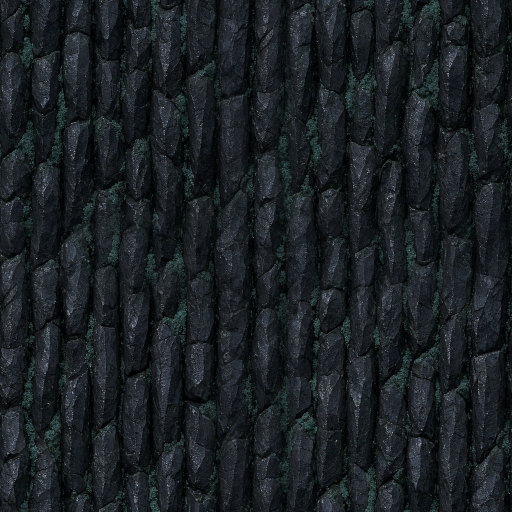
#> input picture game/ossaryn-fp/assets/tex/basalt.jpg, 1024 x 1024 px, found by its file name (shown at 1/2 size); its folder holds 7 pictures in this run
$ python prep_assets.py
#> lines starting #> are read from the running program, lines starting #| are printed output that depends on the picture
# Prepares FP slice assets from the raw generated images in /workspace/fpsrc (copied from the store).
# - textures: make seamless (half-offset + cross-blend of a mirrored seam band), derive normal + roughness maps from luminance
# - sprites: key out magenta with matte unmixing + despill, crop, emissive mask for the Drowned's face
import numpy as np, sys, os
from PIL import Image, ImageFilter
SRC = '/workspace/fpsrc/'; OUT = os.path.join(os.path.dirname(__file__), '..', 'assets') + '/'

def seamless(a, band=0.18, ax='xy'):
    h, w, _ = a.shape
    s = np.roll(np.roll(a, w // 2 if 'x' in ax else 0, 1), h // 2 if 'y' in ax else 0, 0)       # seams now in the middle cross
    base = a                                              # original: seams at the borders
    # weight: 1 near the image centre (use rolled, which is seam-free at the borders) ... blend so that borders come from 'base'
    # Classic trick: out = base * wb + s * (1-wb) where wb is 0 at the centre cross of 's' and 1 elsewhere -> no: we want seam-free borders.
    yy, xx = np.mgrid[0:h, 0:w]
    dx = np.abs(xx - w / 2) / (w / 2); dy = np.abs(yy - h / 2) / (h / 2)   # 0 centre .. 1 border
    # 's' has its seam on the centre cross; 'base' has its seam on the borders.
    # use 's' near the borders (seam-free there) and 'base' near the cross lines (seam-free there)
    cx = np.abs(xx - w / 2) < w * band / 2; cy = np.abs(yy - h / 2) < h * band / 2
    m = np.zeros((h, w), np.float32)
    if 'x' in ax: m = np.maximum(m, np.clip(1 - np.abs(xx - w / 2) / (w * band / 2), 0, 1))
    if 'y' in ax: m = np.maximum(m, np.clip(1 - np.abs(yy - h / 2) / (h * band / 2), 0, 1))
    m = m[..., None] ** 0.7
    return s * (1 - m) + base * m

def tex(name, src, size=1024, nstrength=2.5, rough=(0.55, 0.95), seam=True, ax='xy'):
#> called with name = 'basalt', src = 'basalt.jpg', size = 1024, nstrength = 3, rough = (0.5, 0.92), seam = True, ax = 'xy'
    im = Image.open(SRC + src).convert('RGB').resize((size, size), Image.LANCZOS)
#> im is the input picture: PIL image 1024x1024 RGB; mean R, G, B 27, 32.3, 35.9
    a = np.array(im).astype(np.float32)
    if seam: a = seamless(a, ax=ax)
    Image.fromarray(np.clip(a, 0, 255).astype(np.uint8)).save(OUT + f'tex/{name}.jpg', quality=88)
    L = (a @ np.array([0.299, 0.587, 0.114])) / 255.0
    Lb = np.array(Image.fromarray((L * 255).astype(np.uint8)).filter(ImageFilter.GaussianBlur(1.2))).astype(np.float32) / 255
    gx = (np.roll(Lb, -1, 1) - np.roll(Lb, 1, 1)) * nstrength * size / 256
    gy = (np.roll(Lb, -1, 0) - np.roll(Lb, 1, 0)) * nstrength * size / 256
    n = np.dstack([-gx, gy, np.ones_like(gx)]); n /= np.linalg.norm(n, axis=2, keepdims=True)
    Image.fromarray(((n * 0.5 + 0.5) * 255).astype(np.uint8)).save(OUT + f'tex/{name}_n.jpg', quality=90)
    r = rough[1] - (rough[1] - rough[0]) * np.clip((L - L.min()) / (np.ptp(L) + 1e-6), 0, 1)
    Image.fromarray((r * 255).astype(np.uint8)).save(OUT + f'tex/{name}_r.jpg', quality=88)
#> call 2 of tex, with name = 'floor', src = 'floor.jpg', size = 1024, nstrength = 2.6, rough = (0.45, 0.95), seam = True, ax = 'xy'
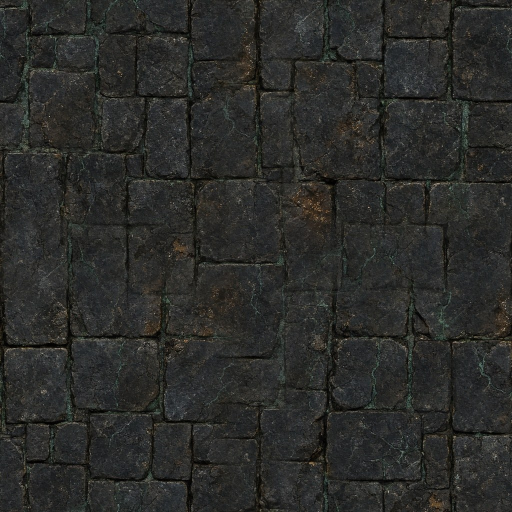
#> input picture game/ossaryn-fp/assets/tex/floor.jpg, 1024 x 1024 px, found by its file name (shown at 1/2 size)
#> in tex, im is the input picture: PIL image 1024x1024 RGB; mean R, G, B 43.3, 43.9, 41.4
#> call 3 of tex, with name = 'bronze', src = 'bronze.jpg', size = 1024, nstrength = 2, rough = (0.3, 0.6), seam = True, ax = 'y'
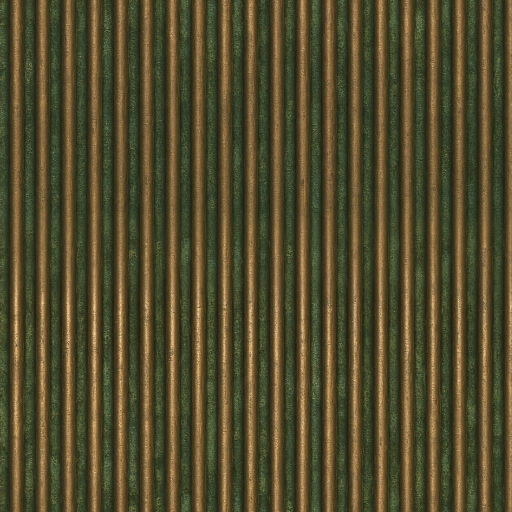
#> input picture game/ossaryn-fp/assets/tex/bronze.jpg, 1024 x 1024 px, found by its file name (shown at 1/2 size)
#> in tex, im is the input picture: PIL image 1024x1024 RGB; mean R, G, B 81.6, 74.6, 44.3
#> in tex (call 3), `L = (a @ np.array([0.299, 0.587, 0.114])) / 255.0`:
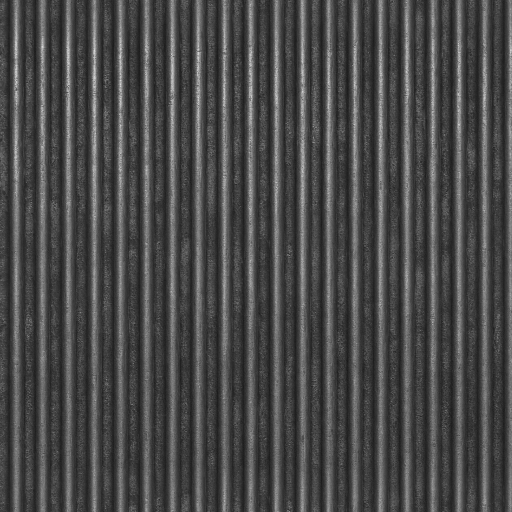
#> L: shape (1024, 1024) float64 (shown at 1/2 size); min 0.0771, max 0.925, mean 0.287
#> in tex (call 3), `gx = (np.roll(Lb, -1, 1) - np.roll(Lb, 1, 1)) * nstrength * size / 256`:
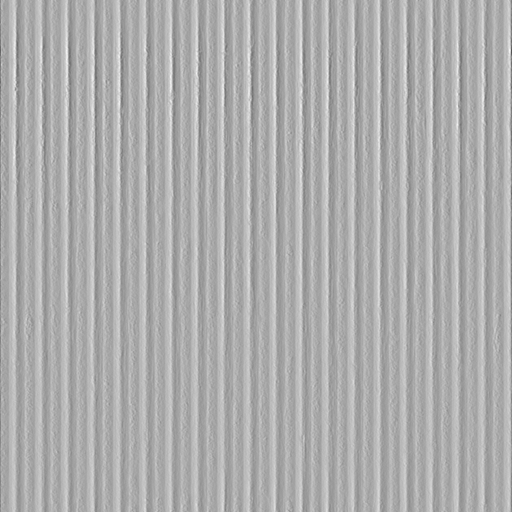
#> gx: shape (1024, 1024) float32 (shown at 1/2 size); min -3.92, max 1.85, mean 1.24e-11; drawn with min black and max white
#> in tex (call 3), `gy = (np.roll(Lb, -1, 0) - np.roll(Lb, 1, 0)) * nstrength * size / 256`:
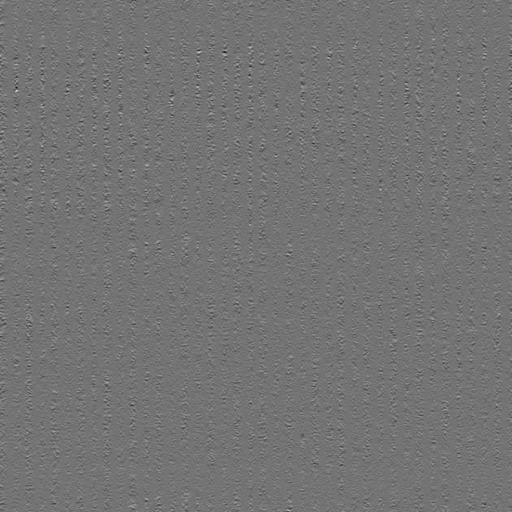
#> gy: shape (1024, 1024) float32 (shown at 1/2 size); min -1.25, max 1.51, mean -3.64e-11; drawn with min black and max white
#> in tex (call 3), `n /= np.linalg.norm(n, axis=2, keepdims=True)`:
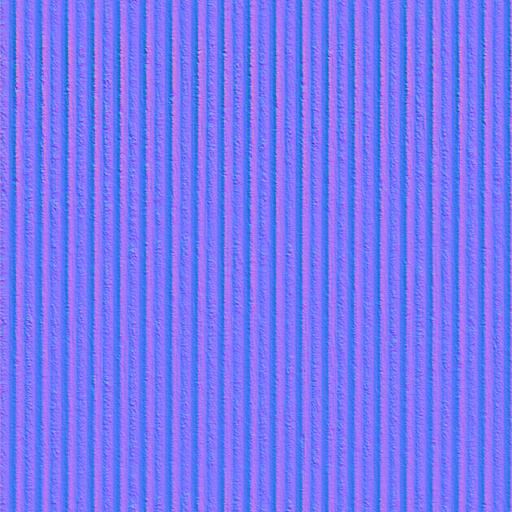
#> n: shape (1024, 1024, 3) float32 (shown at 1/2 size); mean of channels 0, 1, 2 0.0041, 0.000146, 0.939; drawn with min black and max white
#> in tex (call 3), `r = rough[1] - (rough[1] - rough[0]) * np.clip((L - L.min()) / (np.ptp..`:
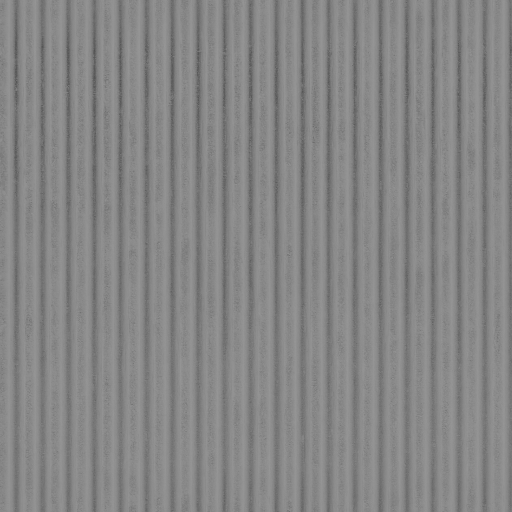
#> r: shape (1024, 1024) float64 (shown at 1/2 size); min 0.3, max 0.6, mean 0.526
    print('tex', name)

def key(src, dst, lo, hi, scale=1.0, pad=4):
#> (the run stopped early here; a loop or call above may not have finished)
